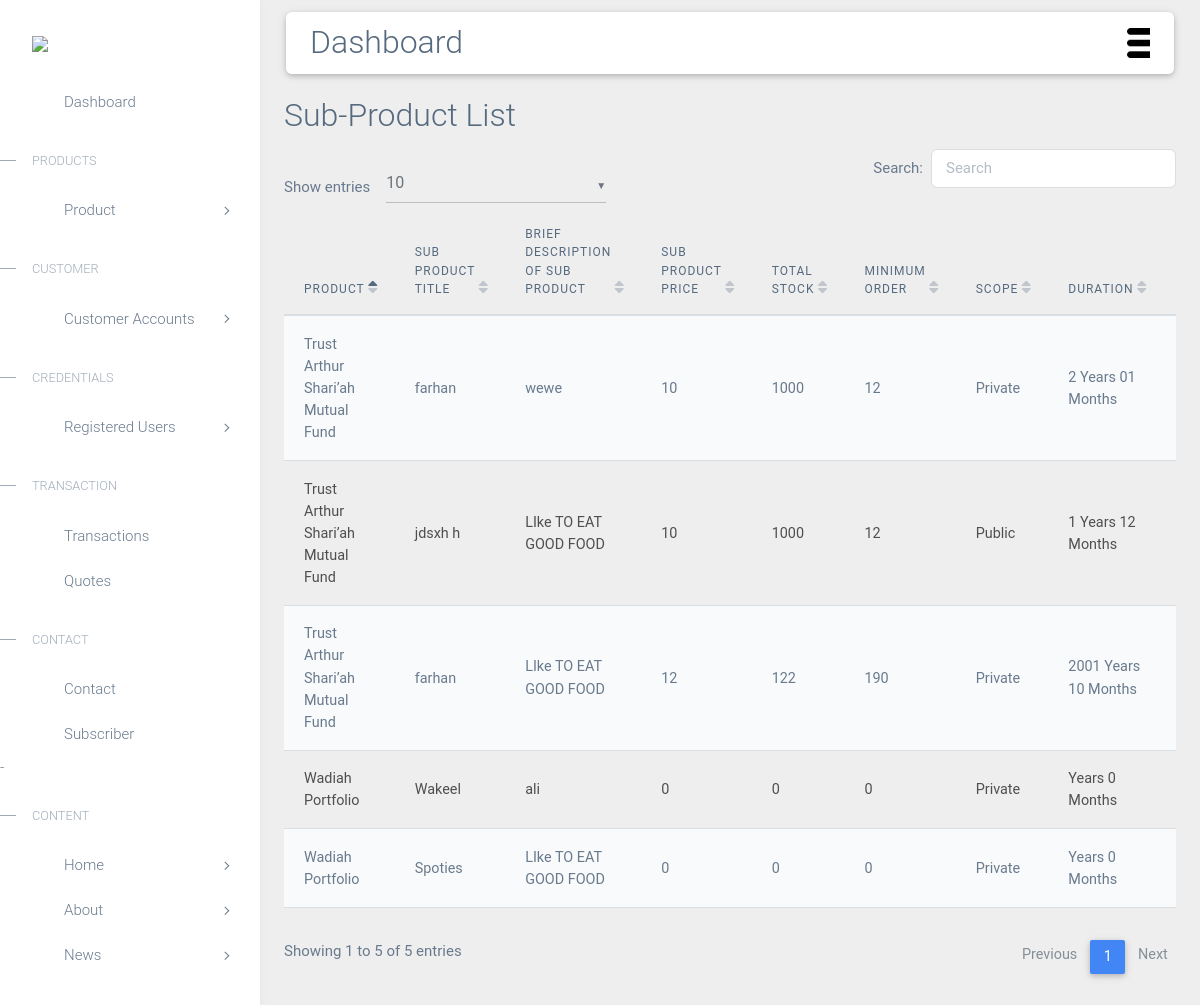
The app's page /devadmin/subproductlist/, older data.
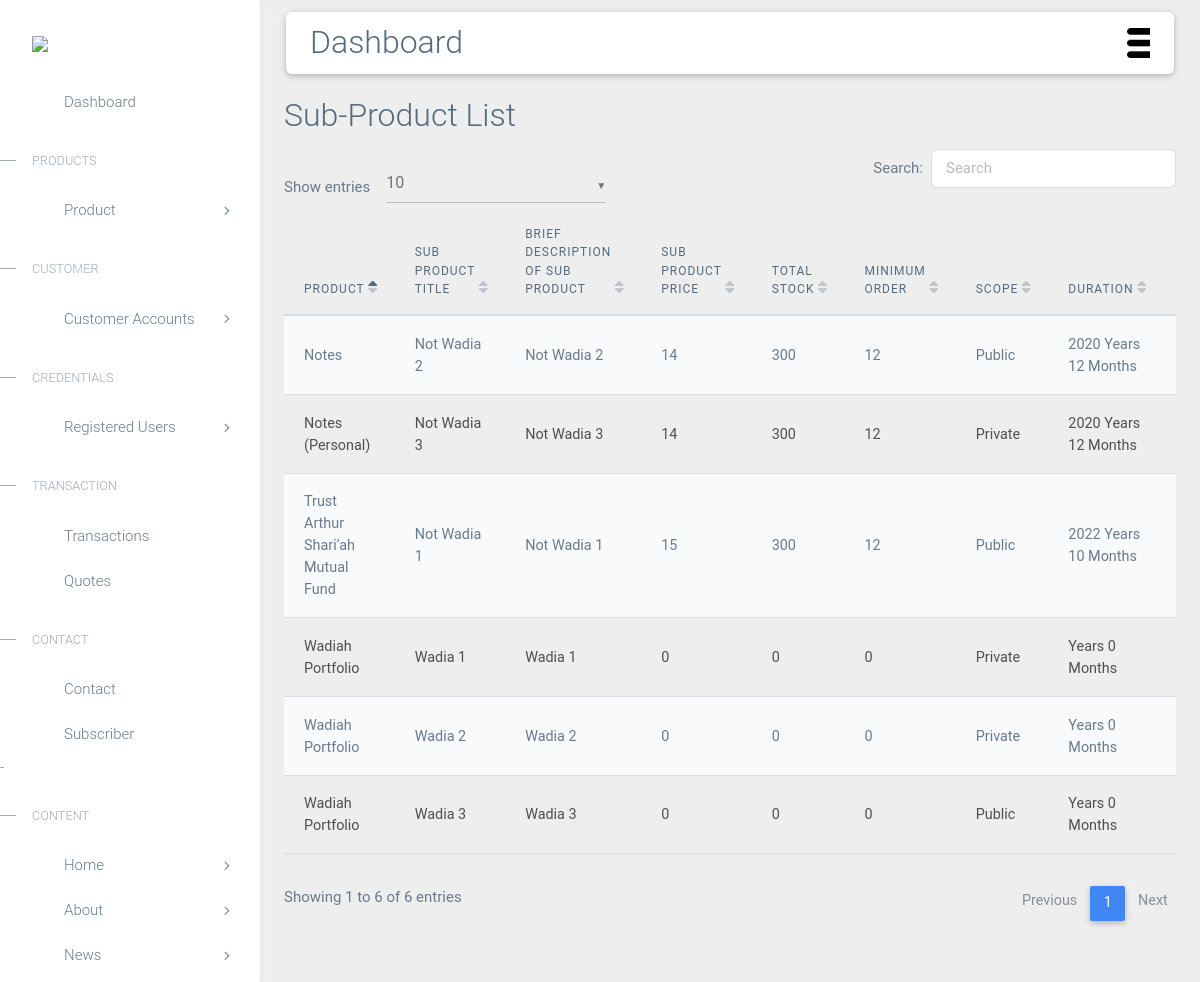
The same page, newer data.
### accounts/models.py (models this page shows, shortened)
class SubProduct(models.Model):
 try:
    product = models.ForeignKey(Product, on_delete=models.CASCADE)
    sub_title = models.CharField(max_length=200)
    sub_title2 = models.CharField(max_length=200)
    duration_year = models.CharField(max_length=200,default='None')
    duration_month = models.CharField(max_length=200,default='None')
    selling_price = models.IntegerField()
    Principle = models.IntegerField()
    Rate = models.IntegerField()
    Date = models.DateField()
    benifits = models.TextField(default='None')
    plan_feature = models.TextField(default='None')
    sub_product_image = models.ImageField(upload_to='subproductpic')
    Total_S = models.FloatField(default='None')
    Minemun_O = models.FloatField(default='None')
    Scope =  models.TextField()
    Assign = models.CharField(max_length=200)
    def str(self):
        return str(self.id)
 except Exception as e:
    print(e)

class Product(models.Model):
    typeofuser = models.CharField(choices= CATEGORY_CHOICES, max_length=200)
    title = models.CharField(max_length=200)
    title2 = models.CharField(max_length=200)
    product_image = models.ImageField(upload_to='productpic')

### accounts/views.py (the view)
# urls.py: path('devadmin/subproductlist/', views.adminsubproductlist, name='adminsubproductlist'),
def adminsubproductlist(request):
    subproduct = SubProduct.objects.all()
    return render(request, 'devadmin/adminsubproductlist.html',{'subproduct':subproduct})

### accounts/templates/devadmin/adminsubproductlist.html (shortened to what this page needs)
{% extends 'devadmin/base.html' %}
{% load static %}
{% block main-content %}
<link rel="stylesheet" href="https://use.fontawesome.com/releases/v5.8.2/css/all.css">
<link rel="stylesheet" href="{% static 'devadmin/css/addons/mdb.min.css' %}" />
<link rel="stylesheet" href="{% static 'devadmin/css/addons/datatables.min.css' %}" />
<link rel="stylesheet" href="{% static 'devadmin/css/addons/datatables-select.min.css' %}" />
<div class="m-4"  >
    <h2 class=""> Sub-Product List</h2>
 <div  style="overflow-x:auto;">
   <table id="dtMaterialDesignExample" class="table table-striped">
     <thead>
        <tr>
            <th>Product</th>
            <th>Sub Product Title</th>
            <th>Brief Description of Sub product</th>
            <th>Sub Product Price</th>
            <th>Total Stock</th>
            <th>Minimum Order</th>
            <th>Scope</th>
            <th>Duration</th>
            <th>Benifits</th>
        </tr>
     </thead>
     <tbody>
        {% if subproduct %}
        {% for i in subproduct %}
        <tr>
            <td>{{i.product.title}}</td>
            <td>{{i.sub_title}}</td>
            <td>{{i.sub_title2}}</td>
            <td>{{i.selling_price}}</td>
            <td>{{i.Total_S}}</td>
            <td>{{i.Minemun_O}}</td>
            <td>{{i.Scope}}</td>
            <td>{{i.duration_year}} Years {{i.duration_month}} Months</td>
            <td>{{i.benifits|linebreaks}}</td>
        </tr>
        {% endfor %}
        {% endif %}
     </tbody>
   </table>
 </div>
</div>
{% endblock main-content %}

Row changes from the older to the newer data that the page shows:
removed SubProduct: product "Trust Arthur Shari’ah Mutual Fund", sub_title "farhan", sub_title2 "wewe", selling_price "10", Total_S "1000", Minemun_O "12", Scope "Private", duration_year "2", duration_month "01"
removed SubProduct: product "Trust Arthur Shari’ah Mutual Fund", sub_title "jdsxh h", sub_title2 "LIke TO EAT GOOD FOOD", selling_price "10", Total_S "1000", Minemun_O "12", Scope "Public", duration_year "1", duration_month "12"
removed SubProduct: product "Trust Arthur Shari’ah Mutual Fund", sub_title "farhan", sub_title2 "LIke TO EAT GOOD FOOD", selling_price "12", Total_S "122", Minemun_O "190", Scope "Private", duration_year "2001", duration_month "10"
removed SubProduct: product "Wadiah Portfolio", sub_title "Wakeel", sub_title2 "ali", selling_price "0", Total_S "0", Minemun_O "0", Scope "Private", duration_month "0"
removed SubProduct: product "Wadiah Portfolio", sub_title "Spoties", sub_title2 "LIke TO EAT GOOD FOOD", selling_price "0", Total_S "0", Minemun_O "0", Scope "Private", duration_month "0"
added SubProduct: product "Trust Arthur Shari’ah Mutual Fund", sub_title "Not Wadia 1", sub_title2 "Not Wadia 1", selling_price "15", Total_S "300", Minemun_O "12", Scope "Public", duration_year "2022", duration_month "10"
added SubProduct: product "Notes", sub_title "Not Wadia 2", sub_title2 "Not Wadia 2", selling_price "14", Total_S "300", Minemun_O "12", Scope "Public", duration_year "2020", duration_month "12"
added SubProduct: product "Notes (Personal)", sub_title "Not Wadia 3", sub_title2 "Not Wadia 3", selling_price "14", Total_S "300", Minemun_O "12", Scope "Private", duration_year "2020", duration_month "12"
added SubProduct: product "Wadiah Portfolio", sub_title "Wadia 1", sub_title2 "Wadia 1", selling_price "0", Total_S "0", Minemun_O "0", Scope "Private", duration_month "0"
added SubProduct: product "Wadiah Portfolio", sub_title "Wadia 2", sub_title2 "Wadia 2", selling_price "0", Total_S "0", Minemun_O "0", Scope "Private", duration_month "0"
added SubProduct: product "Wadiah Portfolio", sub_title "Wadia 3", sub_title2 "Wadia 3", selling_price "0", Total_S "0", Minemun_O "0", Scope "Public", duration_month "0"
Text that changed along with them:
text written by a page script: "Show entries ▼ Search: Showing 1 to 5 of 5 entries Previous 1 Next" → "Show entries ▼ Search: Showing 1 to 6 of 6 entries Previous 1 Next"
